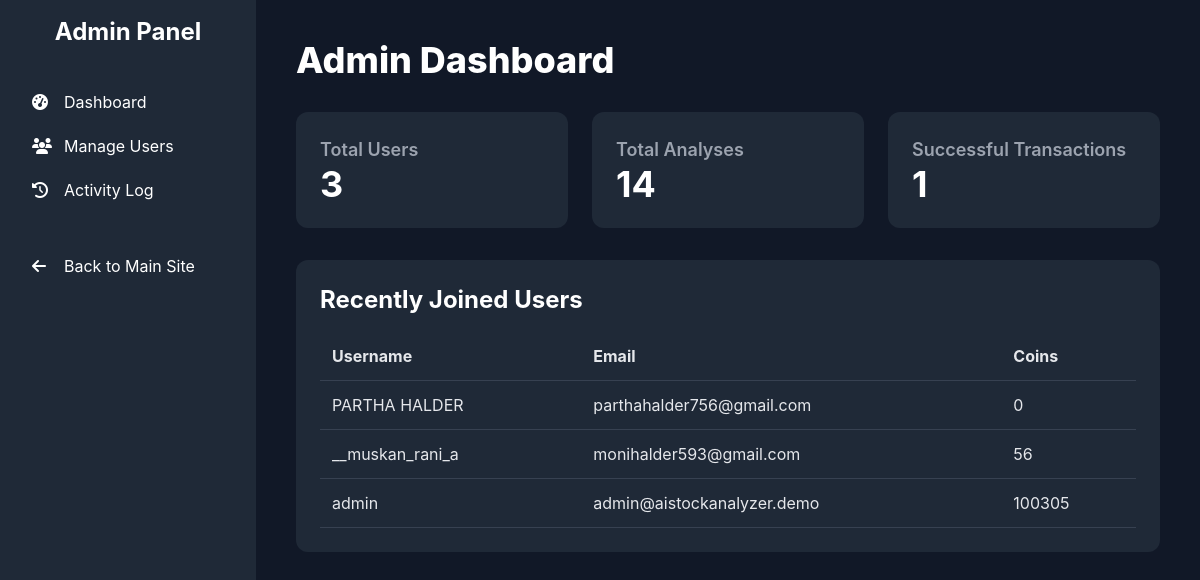
The page /admin/ (signed in) on the database its author committed.
### app.py (models this page shows)
class User(db.Model, UserMixin):
    id = db.Column(db.Integer, primary_key=True)
    username = db.Column(db.String(20), unique=True, nullable=False)
    email = db.Column(db.String(120), unique=True, nullable=False)
    password = db.Column(db.String(60), nullable=False)
    coins = db.Column(db.Integer, default=10)
    is_verified = db.Column(db.Boolean, nullable=False, default=False)
    is_admin = db.Column(db.Boolean, nullable=False, default=False)
    is_blocked = db.Column(db.Boolean, nullable=False, default=False)
    created_at = db.Column(db.DateTime, nullable=False, default=datetime.utcnow)
    analyses = db.relationship('AnalysisHistory', backref='author', lazy=True)
    orders = db.relationship('Order', backref='customer', lazy=True)
    activities = db.relationship('UserActivity', backref='user', lazy=True)
    notifications = db.relationship('Notification', backref='recipient', lazy=True, cascade="all, delete-orphan")

### app.py (the view)
@admin.route('/')
@admin_required
def dashboard():
    total_users = User.query.count()
    total_analyses = AnalysisHistory.query.count()
    total_transactions = Order.query.filter_by(status='successful').count()
    recent_users = User.query.order_by(User.id.desc()).limit(5).all()
    return render_template('dashboard.html', total_users=total_users, total_analyses=total_analyses, total_transactions=total_transactions, recent_users=recent_users)

### app.py (called while the page is built)
@login_manager.user_loader
def load_user(user_id):
    return db.session.get(User, int(user_id))

def admin_required(f):
    @wraps(f)
    def decorated_function(*args, **kwargs):
        if not current_user.is_authenticated or not current_user.is_admin:
            flash("You do not have permission to access this page.", "danger")
            return redirect(url_for('home'))
        return f(*args, **kwargs)
    return decorated_function

### templates/admin/dashboard.html (shortened to what this page needs)
{% extends "admin/layout.html" %}
{% block content %}
<h1 class="text-4xl font-extrabold text-white mb-8">Admin Dashboard</h1>
<div class="grid grid-cols-1 md:grid-cols-3 gap-6 mb-8">
    <div class="bg-gray-800 p-6 rounded-xl">
        <h3 class="text-lg font-semibold text-gray-400">Total Users</h3>
        <p class="text-4xl font-bold text-white">{{ total_users }}</p>
    </div>
    <div class="bg-gray-800 p-6 rounded-xl">
        <h3 class="text-lg font-semibold text-gray-400">Total Analyses</h3>
        <p class="text-4xl font-bold text-white">{{ total_analyses }}</p>
    </div>
    <div class="bg-gray-800 p-6 rounded-xl">
        <h3 class="text-lg font-semibold text-gray-400">Successful Transactions</h3>
        <p class="text-4xl font-bold text-white">{{ total_transactions }}</p>
    </div>
</div>
<div class="bg-gray-800 p-6 rounded-xl">
    <h3 class="text-2xl font-bold text-white mb-4">Recently Joined Users</h3>
    <div class="overflow-x-auto">
        <table class="w-full text-left">
            <thead>
                <tr class="border-b border-gray-700">
                    <th class="p-3">Username</th>
                    <th class="p-3">Email</th>
                    <th class="p-3">Coins</th>
                </tr>
            </thead>
            <tbody>
                {% for user in recent_users %}
                <tr class="border-b border-gray-700 hover:bg-gray-700">
                    <td class="p-3">{{ user.username }}</td>
                    <td class="p-3">{{ user.email }}</td>
                    <td class="p-3">{{ user.coins }}</td>
                </tr>
                {% endfor %}
            </tbody>
        </table>
    </div>
</div>
{% endblock %}

### templates/admin/layout.html (style rules this page uses)
body { font-family: 'Inter', sans-serif; }

### rows shown on the page
User: username "PARTHA HALDER", email "parthahalder756@gmail.com", coins "0"
User: username "__muskan_rani_a", email "monihalder593@gmail.com", coins "56"
User: username "admin", email "admin@aistockanalyzer.demo", coins "100305"

### other values the page prints
{{ total_users }} "3"
{{ total_analyses }} "14"
{{ total_transactions }} "1"
